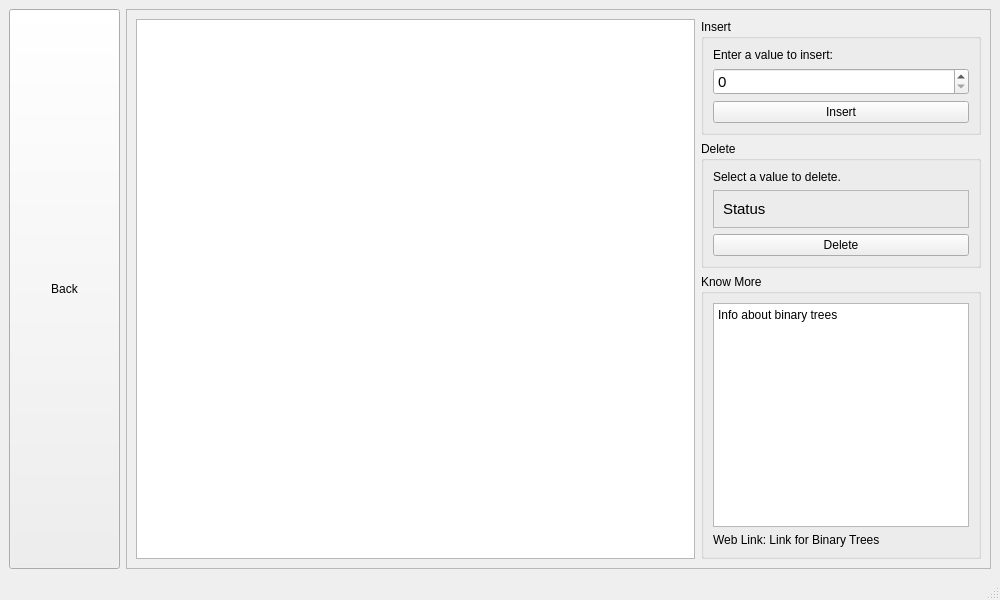
<?xml version="1.0" encoding="UTF-8"?>
<ui version="4.0">
 <class>BinaryTreeWindow</class>
 <widget class="QMainWindow" name="BinaryTreeWindow">
  <property name="geometry">
   <rect>
    <x>0</x>
    <y>0</y>
    <width>1000</width>
    <height>600</height>
   </rect>
  </property>
  <property name="windowTitle">
   <string>MainWindow</string>
  </property>
  <widget class="QWidget" name="centralwidget">
   <layout class="QHBoxLayout" name="horizontalLayout">
    <item>
     <layout class="QVBoxLayout" name="buttonList" stretch="0">
      <property name="sizeConstraint">
       <enum>QLayout::SetMaximumSize</enum>
      </property>
      <item>
       <widget class="QPushButton" name="ll_pbut">
        <property name="sizePolicy">
         <sizepolicy hsizetype="Minimum" vsizetype="MinimumExpanding">
          <horstretch>0</horstretch>
          <verstretch>0</verstretch>
         </sizepolicy>
        </property>
        <property name="minimumSize">
         <size>
          <width>111</width>
          <height>0</height>
         </size>
        </property>
        <property name="text">
         <string>Back</string>
        </property>
       </widget>
      </item>
     </layout>
    </item>
    <item>
     <widget class="QFrame" name="frame">
      <property name="sizePolicy">
       <sizepolicy hsizetype="MinimumExpanding" vsizetype="Preferred">
        <horstretch>0</horstretch>
        <verstretch>0</verstretch>
       </sizepolicy>
      </property>
      <property name="frameShape">
       <enum>QFrame::StyledPanel</enum>
      </property>
      <property name="frameShadow">
       <enum>QFrame::Raised</enum>
      </property>
      <layout class="QHBoxLayout" name="horizontalLayout_2">
       <item>
        <widget class="QGraphicsView" name="graphicsView">
         <property name="sizePolicy">
          <sizepolicy hsizetype="MinimumExpanding" vsizetype="Expanding">
           <horstretch>0</horstretch>
           <verstretch>0</verstretch>
          </sizepolicy>
         </property>
        </widget>
       </item>
       <item>
        <layout class="QVBoxLayout" name="verticalLayout_5">
         <item>
          <widget class="QGroupBox" name="groupBox">
           <property name="sizePolicy">
            <sizepolicy hsizetype="Preferred" vsizetype="Preferred">
             <horstretch>0</horstretch>
             <verstretch>0</verstretch>
            </sizepolicy>
           </property>
           <property name="title">
            <string>Insert</string>
           </property>
           <layout class="QVBoxLayout" name="verticalLayout_2">
            <item>
             <widget class="QLabel" name="label">
              <property name="text">
               <string>Enter a value to insert:</string>
              </property>
             </widget>
            </item>
            <item>
             <widget class="QSpinBox" name="in">
              <property name="font">
               <font>
                <pointsize>11</pointsize>
               </font>
              </property>
             </widget>
            </item>
            <item>
             <widget class="QPushButton" name="inp">
              <property name="text">
               <string>Insert</string>
              </property>
             </widget>
            </item>
           </layout>
          </widget>
         </item>
         <item>
          <widget class="QGroupBox" name="groupBox_2">
           <property name="sizePolicy">
            <sizepolicy hsizetype="Preferred" vsizetype="Preferred">
             <horstretch>0</horstretch>
             <verstretch>0</verstretch>
            </sizepolicy>
           </property>
           <property name="title">
            <string>Delete</string>
           </property>
           <layout class="QVBoxLayout" name="verticalLayout_3">
            <item>
             <widget class="QLabel" name="label_2">
              <property name="text">
               <string>Select a value to delete.</string>
              </property>
             </widget>
            </item>
            <item>
             <layout class="QHBoxLayout" name="horizontalLayout_3">
              <item>
               <widget class="QFrame" name="frame_2">
                <property name="frameShape">
                 <enum>QFrame::StyledPanel</enum>
                </property>
                <property name="frameShadow">
                 <enum>QFrame::Raised</enum>
                </property>
                <layout class="QVBoxLayout" name="verticalLayout">
                 <item>
                  <widget class="QLabel" name="dll">
                   <property name="font">
                    <font>
                     <pointsize>11</pointsize>
                    </font>
                   </property>
                   <property name="text">
                    <string>Status</string>
                   </property>
                  </widget>
                 </item>
                </layout>
               </widget>
              </item>
             </layout>
            </item>
            <item>
             <widget class="QPushButton" name="dlp">
              <property name="text">
               <string>Delete</string>
              </property>
             </widget>
            </item>
           </layout>
          </widget>
         </item>
         <item>
          <widget class="QGroupBox" name="groupBox_3">
           <property name="sizePolicy">
            <sizepolicy hsizetype="Maximum" vsizetype="Preferred">
             <horstretch>0</horstretch>
             <verstretch>0</verstretch>
            </sizepolicy>
           </property>
           <property name="minimumSize">
            <size>
             <width>0</width>
             <height>0</height>
            </size>
           </property>
           <property name="title">
            <string>Know More</string>
           </property>
           <layout class="QVBoxLayout" name="verticalLayout_4">
            <item>
             <widget class="QTextBrowser" name="textBrowser">
              <property name="html">
               <string>&lt;!DOCTYPE HTML PUBLIC &quot;-//W3C//DTD HTML 4.0//EN&quot; &quot;http://www.w3.org/TR/REC-html40/strict.dtd&quot;&gt;
&lt;html&gt;&lt;head&gt;&lt;meta name=&quot;qrichtext&quot; content=&quot;1&quot; /&gt;&lt;meta charset=&quot;utf-8&quot; /&gt;&lt;style type=&quot;text/css&quot;&gt;
p, li { white-space: pre-wrap; }
&lt;/style&gt;&lt;/head&gt;&lt;body style=&quot; font-family:'Segoe UI'; font-size:9pt; font-weight:400; font-style:normal;&quot;&gt;
&lt;p style=&quot; margin-top:0px; margin-bottom:0px; margin-left:0px; margin-right:0px; -qt-block-indent:0; text-indent:0px;&quot;&gt;Info about binary trees&lt;/p&gt;&lt;/body&gt;&lt;/html&gt;</string>
              </property>
             </widget>
            </item>
            <item>
             <widget class="QLabel" name="label_8">
              <property name="text">
               <string>Web Link: &lt;a href=&quot;replace me&quot;&gt; Link for Binary Trees&lt;/a&gt;</string>
              </property>
              <property name="openExternalLinks">
               <bool>true</bool>
              </property>
             </widget>
            </item>
           </layout>
          </widget>
         </item>
        </layout>
       </item>
      </layout>
     </widget>
    </item>
   </layout>
  </widget>
  <widget class="QMenuBar" name="menubar">
   <property name="geometry">
    <rect>
     <x>0</x>
     <y>0</y>
     <width>1000</width>
     <height>20</height>
    </rect>
   </property>
  </widget>
  <widget class="QStatusBar" name="statusbar"/>
 </widget>
 <resources/>
 <connections/>
</ui>
